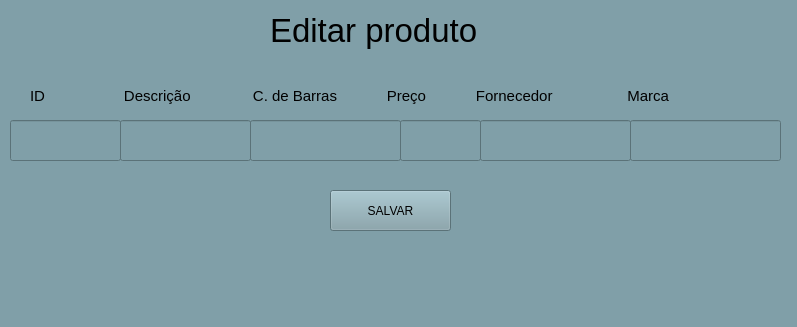
<?xml version="1.0" encoding="UTF-8"?>
<ui version="4.0">
 <class>MainWindow</class>
 <widget class="QMainWindow" name="MainWindow">
  <property name="geometry">
   <rect>
    <x>0</x>
    <y>0</y>
    <width>797</width>
    <height>327</height>
   </rect>
  </property>
  <property name="windowTitle">
   <string>MainWindow</string>
  </property>
  <property name="styleSheet">
   <string notr="true">background-color: rgb(128, 159, 168);</string>
  </property>
  <widget class="QWidget" name="centralwidget">
   <widget class="QLabel" name="label">
    <property name="geometry">
     <rect>
      <x>270</x>
      <y>10</y>
      <width>221</width>
      <height>41</height>
     </rect>
    </property>
    <property name="font">
     <font>
      <pointsize>25</pointsize>
     </font>
    </property>
    <property name="text">
     <string>Editar produto</string>
    </property>
   </widget>
   <widget class="QLabel" name="label_2">
    <property name="geometry">
     <rect>
      <x>30</x>
      <y>80</y>
      <width>751</width>
      <height>31</height>
     </rect>
    </property>
    <property name="font">
     <font>
      <pointsize>11</pointsize>
     </font>
    </property>
    <property name="text">
     <string>ID                   Descrição               C. de Barras            Preço            Fornecedor                  Marca</string>
    </property>
   </widget>
   <widget class="QLineEdit" name="lineEdit">
    <property name="geometry">
     <rect>
      <x>10</x>
      <y>120</y>
      <width>111</width>
      <height>41</height>
     </rect>
    </property>
   </widget>
   <widget class="QLineEdit" name="lineEdit_2">
    <property name="geometry">
     <rect>
      <x>120</x>
      <y>120</y>
      <width>131</width>
      <height>41</height>
     </rect>
    </property>
   </widget>
   <widget class="QLineEdit" name="lineEdit_3">
    <property name="geometry">
     <rect>
      <x>250</x>
      <y>120</y>
      <width>151</width>
      <height>41</height>
     </rect>
    </property>
   </widget>
   <widget class="QLineEdit" name="lineEdit_4">
    <property name="geometry">
     <rect>
      <x>400</x>
      <y>120</y>
      <width>81</width>
      <height>41</height>
     </rect>
    </property>
   </widget>
   <widget class="QLineEdit" name="lineEdit_5">
    <property name="geometry">
     <rect>
      <x>480</x>
      <y>120</y>
      <width>151</width>
      <height>41</height>
     </rect>
    </property>
   </widget>
   <widget class="QLineEdit" name="lineEdit_6">
    <property name="geometry">
     <rect>
      <x>630</x>
      <y>120</y>
      <width>151</width>
      <height>41</height>
     </rect>
    </property>
   </widget>
   <widget class="QPushButton" name="pushButton">
    <property name="geometry">
     <rect>
      <x>330</x>
      <y>190</y>
      <width>121</width>
      <height>41</height>
     </rect>
    </property>
    <property name="text">
     <string>SALVAR</string>
    </property>
   </widget>
  </widget>
  <widget class="QMenuBar" name="menubar">
   <property name="geometry">
    <rect>
     <x>0</x>
     <y>0</y>
     <width>797</width>
     <height>21</height>
    </rect>
   </property>
  </widget>
  <widget class="QStatusBar" name="statusbar"/>
 </widget>
 <resources/>
 <connections/>
</ui>
